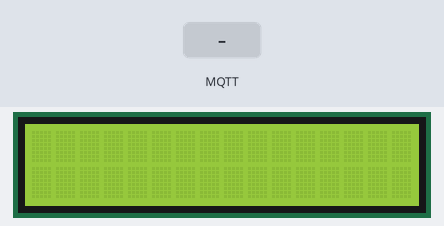
A sketch run on a simulated Arduino Uno, built with avr-gcc and run on an emulated ATmega328P. Shown: 16×2 character LCD. Inputs (shaded band) come from the test bench. WiFi joins after 1.5 s; servers stay silent unless stated; no MQTT or app messages arrive unless stated; what the sketch prints to the serial monitor is not drawn.

Above: at 2.7 s.
2.8 s: MQTT message "1" arrives on the first subscribed topic
At 5.6 s:
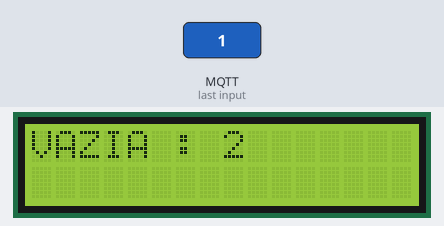
5.8 s: MQTT message "0" arrives on the first subscribed topic
At 6.4 s:
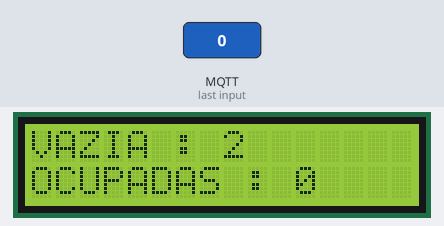
Timing chart, 0 to 8.8 s (numbered marks = the images above; inputs shaded):
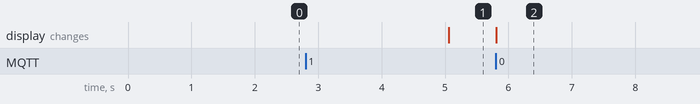

The sketch:

projeto2_lcd.ino
```cpp
#include <SPI.h>

/*//Se for usar a placa de rede normal*/
//#include <UIPEthernet.h>
//#include <utility/logging.h>

/*Se for usar a placa Shield*/
#include <Ethernet.h>

/*Para o MQTT*/
#include <PubSubClient.h>

//Carrega a biblioteca LCD
#include <LiquidCrystal.h>

//Define os pinos que serão ligados ao LCD
LiquidCrystal lcd(12, 11, 5, 4, 3, 2);

char* payloadAsChar;
String hexstring;
//String EstadoVaga = "vazia";
int Ocupadas = 0;
int Vazia = 3;


/*Atualizar ultimo valor para ID do seu Kit para evitar duplicatas*/
byte mac[] = { 0xDE, 0xED, 0xBA, 0xFE, 0xF1, 0x55 };
//byte ip[] = { 192,168,3,155 };

/*Endereço do Cloud MQTT*/
char* server = "m10.cloudmqtt.com";

/*Valor da porta do servidor MQTT*/
int port = 13038 ;

EthernetClient ethClient;

/* FUNÇÃO que irá receber o retorno do servidor*/
void whenMessageReceived(char* topic, byte* payload, unsigned int length) {

  /*Converter pointer do tipo `byte` para typo `char`*/

  String payloadAsChar = payload;
  int msgComoNumero = payloadAsChar.toInt();
     Serial.println(msgComoNumero);
  if (msgComoNumero == 1) {
    Serial.println("OCUPADO");
    lcd_ocupada();

  }

  if (msgComoNumero == 0) {
    Serial.println("VAZIO");
    lcd_vazia();

  }

  Serial.flush();

  //;


  //
  //  Serial.flush();
}

/*Dados do MQTT Cloud*/
PubSubClient client(server, port, whenMessageReceived, ethClient);
long lastReconnectAttempt = 0;

void setup() {

  Serial.begin(9600); //Inicializa a serial
  lcd.begin(16, 2); //Inicializa LCD
  lcd.clear();     //Limpa o LCD

  Serial.println("Connecting...");


  while (!Serial) {}

  if (!Ethernet.begin(mac)) {
    Serial.println("DHCP Failed");

  } else {
    Serial.println(Ethernet.localIP());

  }

  lastReconnectAttempt = 0;

}

void loop() {
  /*Faz a conexão no cloud com nome do dispositivo, usuário e senha respectivamente*/
  if (!client.connected()) {
    long now = millis();
    if (now - lastReconnectAttempt > 5000) {
      lastReconnectAttempt = now;
      if (reconnect()) {
        lastReconnectAttempt = 0;
      }
    }
  } else {
    /*A biblioteca PubSubClient precisa que este método seja chamado em cada iteração de `loop()`
      para manter a conexão MQTT e processar mensagens recebidas (via a função callback)*/
    client.loop();
  }
}
//////////////////////////////////////////////
//FUNÇÕES
//////////////////////////////////////////////

// Função para (re)conectar no mqtt
boolean reconnect() {
  if (client.connect("vagas", "rodolfo", "rodolfo")) {
    Serial.println("Connected");

    /*Envia uma mensagem para o cloud no topic portao2*/
    client.publish("vaga/1", "Online");
    Serial.println("LED sent");

    /*Conecta no topic para receber mensagens*/
    client.subscribe("vaga/1");
    Serial.println("conectado A LED");


  } else {
    Serial.println("Failed to connect to MQTT server");

  }
}

void lcd_ocupada() {
  Ocupadas = Ocupadas + 1;
  Vazia = Vazia - 1;
  lcd.setCursor(0, 0);
  lcd.print("VAZIA : ");
  lcd.print("        ");
  lcd.setCursor(8, 0);
  lcd.print(Vazia);
}

void lcd_vazia() {
  Ocupadas = Ocupadas - 1 ;
  Vazia = Vazia + 1 ;
  lcd.setCursor(0, 1);
  lcd.print("OCUPADAS : ");
  lcd.print("        ");
  lcd.setCursor(11, 1);
  lcd.print(Ocupadas);
}
```

Measured:
- after the input at 2.8 s, the display: changes after 2.3 s (image 1)
- after the input at 5.8 s, the display: changes at once (image 2)
